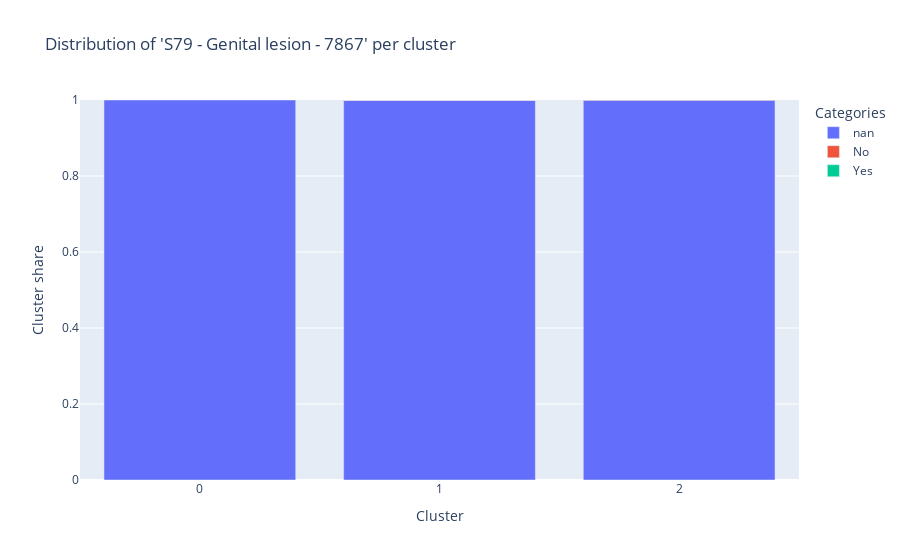

Notebook code cell kept with this figure:
### Code cell
show_feature_distribution_per_cluster(feature).show()

### Figure 1 — Plotly figure (JSON) as saved in the notebook; plotly's stock layout.template omitted (floating-point values rounded to 4 significant figures)
{"data": [{"alignmentgroup": "True", "hovertemplate": "Categories=nan<br>Cluster=%{x}<br>Cluster share=%{y}<extra></extra>", "legendgroup": "nan", "marker": {"color": "#636efa", "pattern": {"shape": ""}}, "name": "nan", "offsetgroup": "nan", "orientation": "v", "showlegend": true, "textposition": "auto", "type": "bar", "x": ["0", "1", "2"], "xaxis": "x", "y": [1, 0.9992, 0.9996], "yaxis": "y"}, {"alignmentgroup": "True", "hovertemplate": "Categories=No<br>Cluster=%{x}<br>Cluster share=%{y}<extra></extra>", "legendgroup": "No", "marker": {"color": "#EF553B", "pattern": {"shape": ""}}, "name": "No", "offsetgroup": "No", "orientation": "v", "showlegend": true, "textposition": "auto", "type": "bar", "x": ["1", "2"], "xaxis": "x", "y": [0.000626, 0.0003831], "yaxis": "y"}, {"alignmentgroup": "True", "hovertemplate": "Categories=Yes<br>Cluster=%{x}<br>Cluster share=%{y}<extra></extra>", "legendgroup": "Yes", "marker": {"color": "#00cc96", "pattern": {"shape": ""}}, "name": "Yes", "offsetgroup": "Yes", "orientation": "v", "showlegend": true, "textposition": "auto", "type": "bar", "x": ["1"], "xaxis": "x", "y": [0.0001739], "yaxis": "y"}], "layout": {"barmode": "relative", "legend": {"title": {"text": "Categories"}, "tracegroupgap": 0}, "title": {"text": "Distribution of 'S79 - Genital lesion - 7867' per cluster"}, "xaxis": {"anchor": "y", "domain": [0, 1], "title": {"text": "Cluster"}}, "yaxis": {"anchor": "x", "domain": [0, 1], "range": [0, 1], "title": {"text": "Cluster share"}}}}
